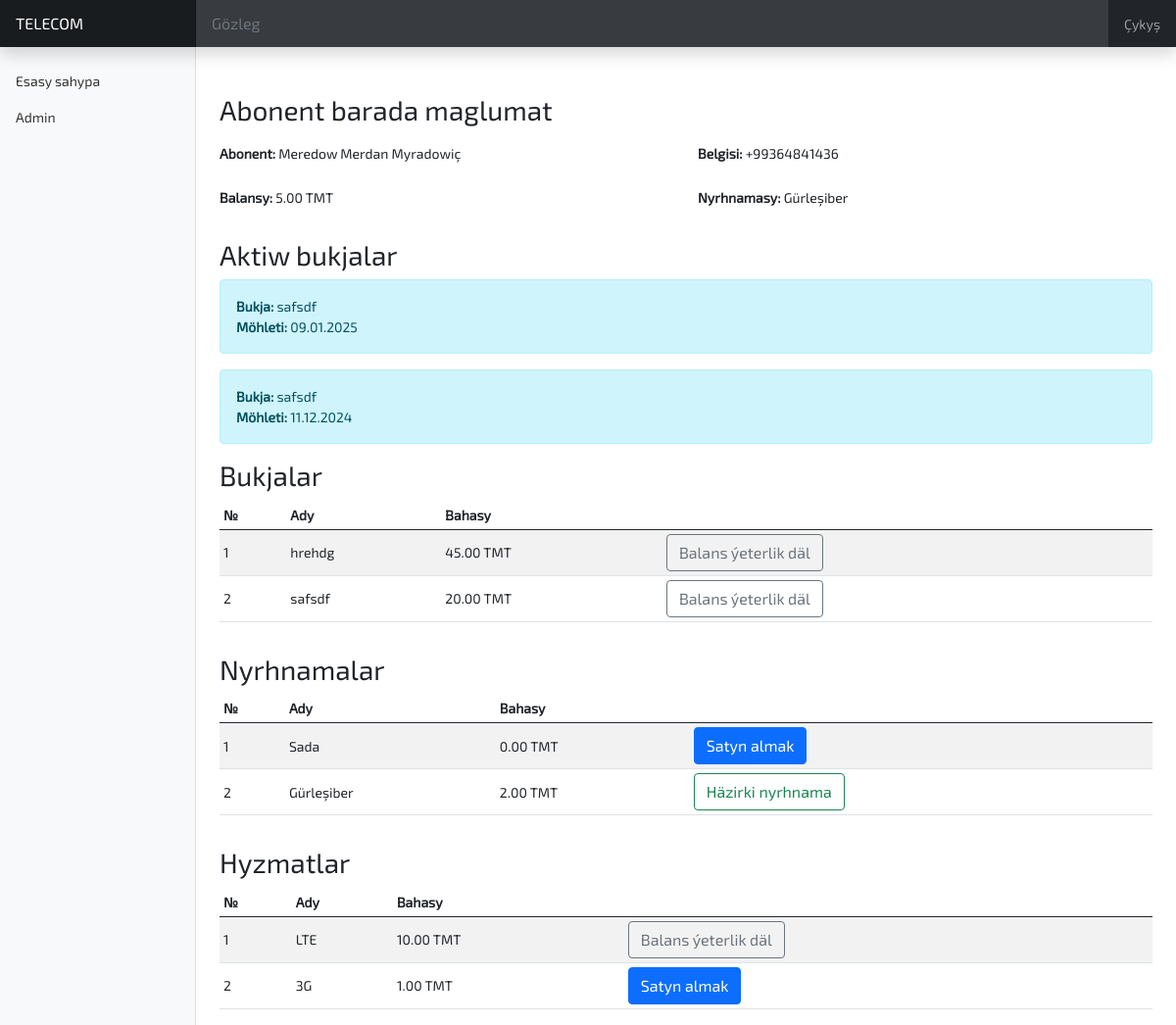
/client/1/, run on the app's committed database.
### main/models.py (models this page shows, shortened)
class Client(models.Model):
    full_name = models.CharField(max_length=400)
    phone_number = models.CharField(max_length=20, unique=True)
    balance = models.FloatField()
    appraisal = models.ForeignKey("Appraisal", on_delete=models.CASCADE)
    services = models.ManyToManyField("Service", blank=True)
    class Meta:
        verbose_name = "abonent"
        verbose_name_plural = "abonentler"

class Appraisal(models.Model):
    name = models.CharField(max_length=250)
    price = models.FloatField()
    class Meta:
        verbose_name = "nyrhnama"
        verbose_name_plural = "nyrhnamalar"

class ClientPackage(models.Model):
    package = models.ForeignKey("Package", on_delete=models.CASCADE)
    client = models.ForeignKey("Client", on_delete=models.CASCADE)
    ends_at = models.DateTimeField()
    class Meta:
        verbose_name = "ulanyjy bukjasy"
        verbose_name_plural = "ulanyjy bukjalary"

class Package(models.Model):
    name = models.CharField(max_length=250)
    price = models.FloatField()
    class Meta:
        verbose_name = "bukja"
        verbose_name_plural = "bukjalar"

class Service(models.Model):
    name = models.CharField(max_length=250)
    price = models.FloatField()
    class Meta:
        verbose_name = "hyzmat"
        verbose_name_plural = "hyzmatlar"

### main/views.py (the view)
# urls.py: path("client/<int:client_id>/", views.about_sub),
def about_sub(request: HttpRequest, client_id: int):
    if exists_by_id(client_id, Client):
        client = Client.objects.get(id=client_id)
    else:
        return redirect("home")
    return render(
        request,
        "views/about_sub.html",
        {
            "client": client,
            "client_packages": ClientPackage.objects.filter(
                client=client,
                ends_at__gte=datetime.datetime.now(pytz.timezone("Asia/Ashgabat")),
            ),
            "client_services": client.services.all(),
            "packages": Package.objects.all(),
            "appraisals": Appraisal.objects.all(),
            "services": Service.objects.all(),
        },
    )

### main/templates/views/about_sub.html (shortened to what this page needs)
{% extends 'layouts/main_layout.html' %}
{% block body %}
    <h3 class="mt-5 mb-3">Abonent barada maglumat</h3>
    <div class="row my-2">
        <div class="col-6">
            <p>
                <b>Abonent:</b> {{ client.full_name }}
            </p>
        </div>
        <div class="col-6">
            <p>
                <b>Belgisi:</b> {{ client.phone_number }}
            </p>
        </div>
    </div>
    <div class="row mb-2">
        <div class="col-6">
            <p>
                <b>Balansy:</b> {{ client.balance|floatformat:"2" }} TMT
            </p>
        </div>
        <div class="col-6">
            <p>
                <b>Nyrhnamasy:</b> {{ client.appraisal.name }}
            </p>
        </div>
    </div>
    <h3 class="mt-3">Aktiw bukjalar</h3>
    {% for client_package in client_packages %}
        <div class="alert alert-info">
            <div>
                <span><b>Bukja:</b> {{ client_package.package.name }}</span>
            </div>
            <div>
                <span><b>Möhleti:</b> {{ client_package.ends_at|date:"d.m.Y" }}</span>
            </div>
        </div>
    {% endfor %}
    <h3 class="mt-3">Bukjalar</h3>
    <div class="table-responsive">
        <table class="table table-striped table-sm">
            <thead>
                <tr>
                    <th scope="col">№</th>
                    <th scope="col">Ady</th>
                    <th scope="col">Bahasy</th>
                    <th scope="col"></th>
                </tr>
            </thead>
            <tbody>
                {% for package in packages %}
                    <tr>
                        <td>{{ forloop.counter }}</td>
                        <td>{{ package.name }}</td>
                        <td>{{ package.price|floatformat:"2" }} TMT</td>
                        <td>
                            {% if client.balance >= package.price %}
                                <button class="btn btn-primary"
                                        onclick="location.href='/get-pack/{{ package.id }}/for/{{ client.id }}/'">
                                    Satyn almak
                                </button>
                            {% else %}
                                <button class="btn btn-outline-secondary">Balans ýeterlik däl</button>
                            {% endif %}
                        </td>
                    </tr>
                {% endfor %}
            </tbody>
        </table>
    </div>
    <h3 class="mt-3">Nyrhnamalar</h3>
    <div class="table-responsive">
        <table class="table table-striped table-sm">
            <thead>
                <tr>
                    <th scope="col">№</th>
                    <th scope="col">Ady</th>
                    <th scope="col">Bahasy</th>
                    <th scope="col"></th>
                </tr>
            </thead>
            <tbody>
                {% for appraisal in appraisals %}
                    <tr>
                        <td>{{ forloop.counter }}</td>
                        <td>{{ appraisal.name }}</td>
                        <td>{{ appraisal.price|floatformat:"2" }} TMT</td>
                        <td>
                            {% if client.appraisal == appraisal %}
                                <button class="btn btn-outline-success">Häzirki nyrhnama</button>
                            {% else %}
                                {% if client.balance >= appraisal.price %}
                                    <button class="btn btn-primary"
                                            onclick="location.href='/set-appraisal/{{ appraisal.id }}/for/{{ client.id }}/'">
                                        Satyn almak
                                    </button>
                                {% else %}
                                    <button class="btn btn-outline-secondary">Balans ýeterlik däl</button>
                                {% endif %}
                            {% endif %}
                        </td>
                    </tr>
                {% endfor %}
            </tbody>
        </table>
    </div>
    <h3 class="mt-3">Hyzmatlar</h3>
    <div class="table-responsive">
        <table class="table table-striped table-sm">
            <thead>
                <tr>
                    <th scope="col">№</th>
                    <th scope="col">Ady</th>
                    <th scope="col">Bahasy</th>
                    <th scope="col"></th>
                </tr>
            </thead>
            <tbody>
                {% for service in services %}
                    <tr>
                        <td>{{ forloop.counter }}</td>
                        <td>{{ service.name }}</td>
                        <td>{{ service.price|floatformat:"2" }} TMT</td>
                        <td>
                            {% if service in client_services %}
                                <button onclick="location.href='/toggle-service/{{ service.id }}/for/{{ client.id }}/'"
                                        class="btn btn-danger">Öçürmek</button>
                            {% else %}
                                {% if client.balance >= service.price %}
                                    <button class="btn btn-primary"
                                            onclick="location.href='/toggle-service/{{ service.id }}/for/{{ client.id }}/'">
                                        Satyn almak
                                    </button>
                                {% else %}
                                    <button class="btn btn-outline-secondary">Balans ýeterlik däl</button>
                                {% endif %}
                            {% endif %}
                        </td>
                    </tr>
                {% endfor %}
            </tbody>
        </table>
    </div>
{% endblock body %}

### main/static/css/dashboard.css (style rules this page uses)
body { font-size: .875rem; }

### main/static/css/main_layout.css (style rules this page uses)
* { font-family: Exo; }
td { vertical-align: middle; }

### data on the page
Client: full_name "Meredow Merdan Myradowiç", phone_number "+99364841436", balance "5.00", appraisal.name "Gürleşiber"
ClientPackage: package.name "safsdf", ends_at "09.01.2025"
ClientPackage: package.name "safsdf", ends_at "11.12.2024"
Package: name "hrehdg", price "45.00", shows "Balans ýeterlik däl"
Package: name "safsdf", price "20.00", shows "Balans ýeterlik däl"
Appraisal: name "Sada", price "0.00"
Appraisal: name "Gürleşiber", price "2.00", shows "Häzirki nyrhnama"
Service: name "LTE", price "10.00", shows "Balans ýeterlik däl"
Service: name "3G", price "1.00"
